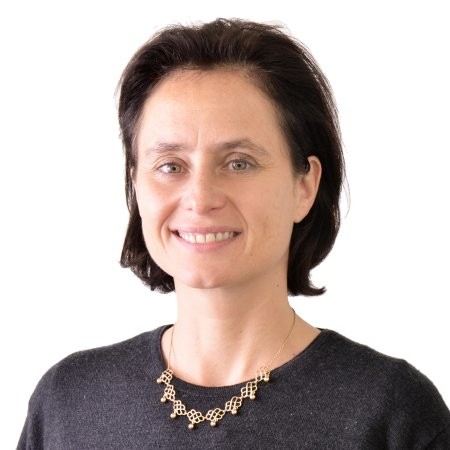
#> input picture Data/woman.jpg, 450 x 450 px, found by its file name
$ jupyter execute Chapter-011-06-Webcam-03.ipynb
#> lines starting #> are read from the running program, lines starting #| are printed output that depends on the picture; after the words box and inside, x2 and y2 are one past the last pixel; in counts of white or black regions, pixels touching at a corner belong together
## Apress - Industrialized Machine Learning Examples

Andreas Francois Vermeulen
2019

### This is an example add-on to a book and needs to be accepted as part of that copyright.

# Chapter-011-06-Webcam-03

[cell 1]
import numpy as np
import cv2 as cv

face_cascade = cv.CascadeClassifier('../../data/haarcascade_frontalface_default.xml')
eye_cascade = cv.CascadeClassifier('../../data/haarcascade_eye.xml')

[cell 2]
img = cv.imread('../../data/woman.jpg')
#> img is the input picture: shape (450, 450, 3); mean B, G, R 174, 177.9, 191
gray = cv.cvtColor(img, cv.COLOR_BGR2GRAY)
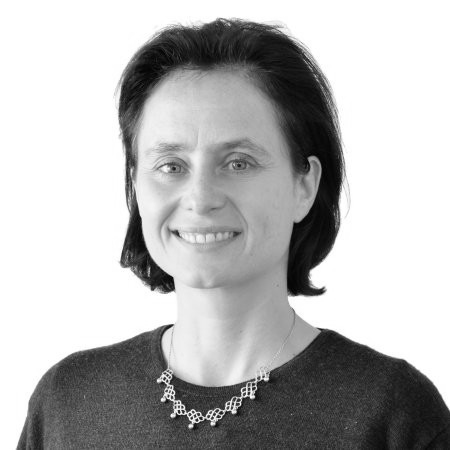
#> gray: shape (450, 450); min 2, max 255, mean 181.4

[cell 3]
faces = face_cascade.detectMultiScale(gray, 1.3, 5, minSize=(30, 30))
#> faces = [[116, 93, 182, 182]]
for (x,y,w,h) in faces:
    cv.rectangle(img,(x,y),(x+w,y+h),(255,0,0),2)
    roi_gray = gray[y:y+h, x:x+w]
    roi_color = img[y:y+h, x:x+w]
    eyes = eye_cascade.detectMultiScale(roi_gray, 1.3, 3, minSize=(10, 10))
    for (ex,ey,ew,eh) in eyes:
        cv.rectangle(roi_color,(ex,ey),(ex+ew,ey+eh),(0,255,0),2)
#> this loop made 1 pass
#> (x, y, w, h, eyes) on pass 1: (116, 93, 182, 182, [[34, 54, 44, 44], [96, 46, 49, 49]])
#> pass 1, `roi_gray = gray[y:y+h, x:x+w]`:
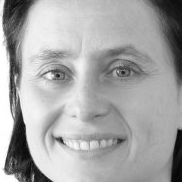
#> roi_gray: shape (182, 182); min 3, max 255, mean 166.4
#> after the loop:
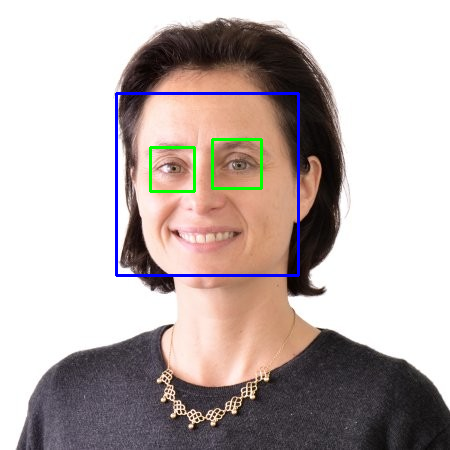
#> img: shape (450, 450, 3); 1.62% of pixels changed, all inside (x1, y1, x2, y2) = (115, 92, 300, 277)
#> after the loop:
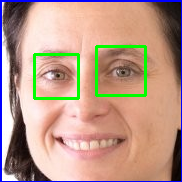
#> roi_color: shape (182, 182, 3); mean B, G, R 136.7, 153.1, 185.1
imgwoman = img

[cell 4]
img = cv.imread('../../data/manme.jpg')
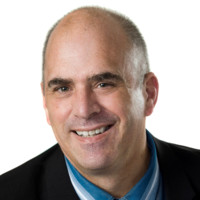
#> input picture Data/manme.jpg, 200 x 200 px, found by its file name
#> img is the input picture: shape (200, 200, 3); mean B, G, R 156.4, 162, 175.1
gray = cv.cvtColor(img, cv.COLOR_BGR2GRAY)
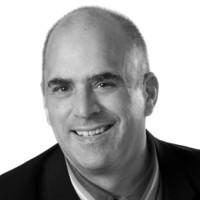
#> gray: shape (200, 200); min 0, max 255, mean 165.3

[cell 5]
faces = face_cascade.detectMultiScale(gray, 1.3, 5, minSize=(30, 30))
#> faces = [[27, 41, 115, 115]]
for (x,y,w,h) in faces:
    cv.rectangle(img,(x,y),(x+w,y+h),(255,0,0),2)
    roi_gray = gray[y:y+h, x:x+w]
    roi_color = img[y:y+h, x:x+w]
    eyes = eye_cascade.detectMultiScale(roi_gray, 1.1, 3, minSize=(10, 10))
    for (ex,ey,ew,eh) in eyes:
        cv.rectangle(roi_color,(ex,ey),(ex+ew,ey+eh),(0,255,0),2)
#> this loop made 1 pass
#> (x, y, w, h, eyes) on pass 1: (27, 41, 115, 115, [[19, 31, 30, 30], [60, 29, 29, 29]])
#> pass 1, `roi_gray = gray[y:y+h, x:x+w]`:
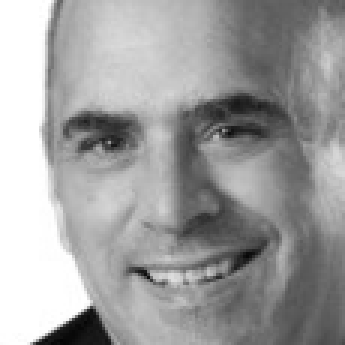
#> roi_gray: shape (115, 115) (shown 3 times larger); min 4, max 255, mean 159.5
#> pass 1, `roi_color = img[y:y+h, x:x+w]`:
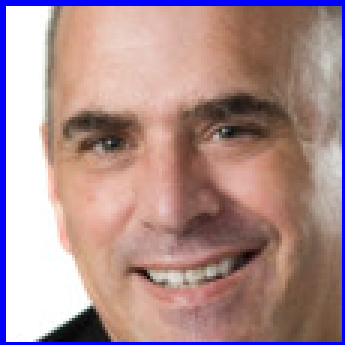
#> roi_color: shape (115, 115, 3) (shown 3 times larger); mean B, G, R 143.2, 142.5, 172.6
#> after the loop:
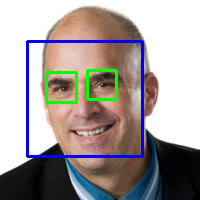
#> img: shape (200, 200, 3); 5.19% of pixels changed, all inside (x1, y1, x2, y2) = (26, 40, 144, 158)
#> after the loop:
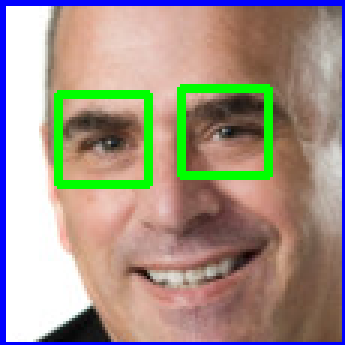
#> roi_color: shape (115, 115, 3) (shown 3 times larger); 5.29% of pixels changed, all inside (x1, y1, x2, y2) = (18, 28, 91, 63)
imgman = img
